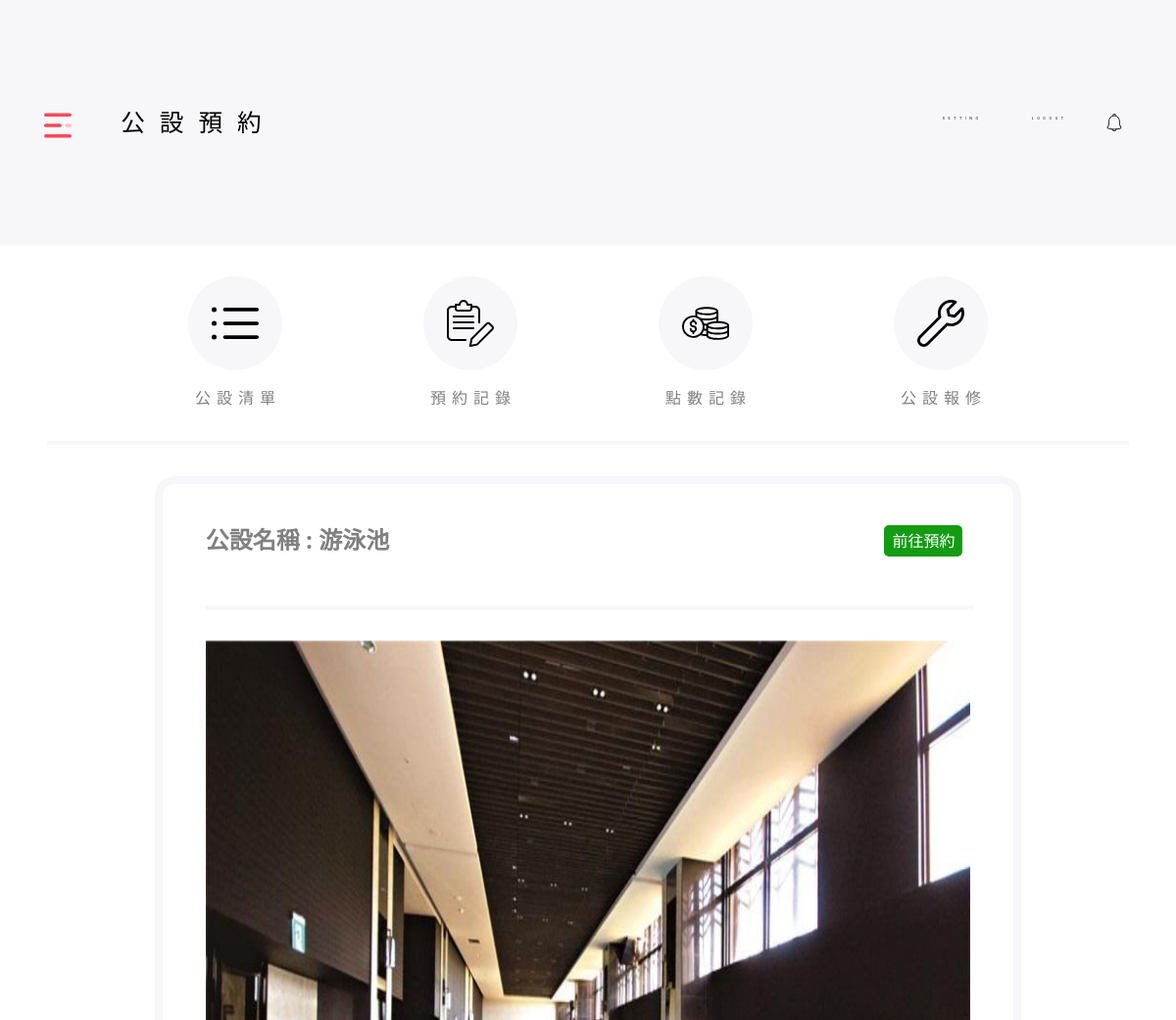
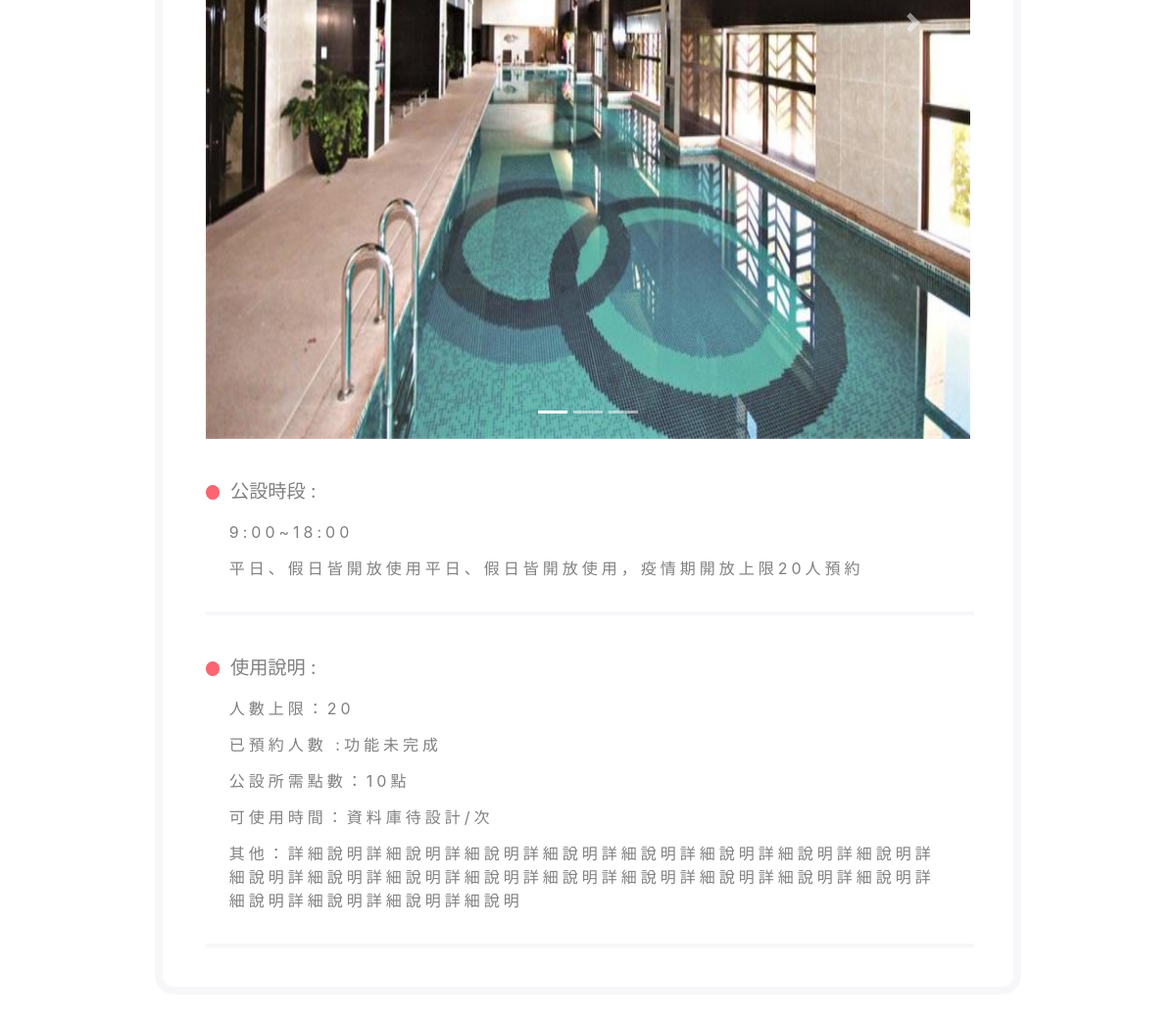
Page /home.php?page=facility&method=look&facility=1 (signed in) on the committed database (2 pictures, top to bottom).
### tables this page shows
CREATE TABLE `facilities` (
  `FACILITIES_ID` int(15) NOT NULL,
  `COMMUNITY_ID` int(5) NOT NULL,
  `FACILITIES_NAME` varchar(10) NOT NULL,
  `FACILITIES_INTRODUCTION` text NOT NULL,
  `FACILITIES_DESCRIPTION` text NOT NULL,
  `FACILITIES_PLACE` varchar(10) NOT NULL,
  `FACILITIES_OPEN_TIME` time(6) NOT NULL,
  `FACILITIES_CLOSE_TIME` time(6) NOT NULL,
  `FACILITIES_IMG1` varchar(255) NOT NULL,
  `FACILITIES_IMG2` varchar(255) DEFAULT NULL,
  `FACILITIES_IMG3` varchar(255) DEFAULT NULL,
  `FACILITIES_POINT` int(10) DEFAULT NULL,
  `FACILITIES_LIMIT` int(10) DEFAULT NULL
);

### auth.php (called while the page is built, shortened)
<?php
    if (!isset($_SESSION['auth'])) {
        header("location:index.html");
    }else{
        $auth = $_SESSION['auth'];
        $community = $_SESSION['community'];
    }
?>

### facility_detail.php (the view, shortened to what this page needs)
<?php
    $sql = "SELECT `FACILITIES_NAME`, `FACILITIES_INTRODUCTION`, `FACILITIES_DESCRIPTION`,
            `FACILITIES_PLACE`, HOUR(`FACILITIES_OPEN_TIME`), HOUR(`FACILITIES_CLOSE_TIME`),
            `FACILITIES_IMG1`, `FACILITIES_IMG2`, `FACILITIES_IMG3`, `FACILITIES_POINT`,
            `FACILITIES_LIMIT` FROM `facilities` WHERE ( `FACILITIES_ID` = ? AND `COMMUNITY_ID` = $community );";
    $statement = $conn->prepare($sql);
    $statement->execute(array($_GET['facility']));
    $row = $statement->fetch(PDO::FETCH_ASSOC);
?>
<link rel="stylesheet" href="https://stackpath.bootstrapcdn.com/bootstrap/4.5.0/css/bootstrap.min.css"
>
<link rel="stylesheet" href="css/facility_detail.css">
<div class="container">
    <div class="outside">
        <div class="head">
            <div class="name">
                <p>公設名稱 : <?=$row['FACILITIES_NAME']?></p>
            </div>
            <?php
                if ($auth == 5){
                    echo '<div class="name2"><a href="facility_reserve.php"><input class="go" style="" type="submit" value="前往預約"></a></div>';
                }
            ?>
        </div>
        <hr>
        <div id="carouselExampleIndicators" class="carousel slide" data-ride="carousel">
            <ol class="carousel-indicators">
                <li data-target="#carouselExampleIndicators" data-slide-to="0" class="active"></li>
                <li data-target="#carouselExampleIndicators" data-slide-to="1"></li>
                <li data-target="#carouselExampleIndicators" data-slide-to="2"></li>
            </ol>
            <div class="carousel-inner">
                <div class="carousel-item active">
                    <img class="d-block w-100" src="<?=$row['FACILITIES_IMG1']?>" alt="First slide">
                </div>
            </div>
            <a class="carousel-control-prev" href="#carouselExampleIndicators" role="button" data-slide="prev">
                <span class="carousel-control-prev-icon" aria-hidden="true"></span>
            </a>
            <a class="carousel-control-next" href="#carouselExampleIndicators" role="button" data-slide="next">
                <span class="carousel-control-next-icon" aria-hidden="true"></span>
            </a>
        </div>
        <p class="dot"><img src="img/circle.svg"> &nbsp公設時段 : </img></p>
        <div class="information">
            <p class="content"><?=$row['HOUR(`FACILITIES_OPEN_TIME`)']?>:00~<?=$row['HOUR(`FACILITIES_CLOSE_TIME`)']?>:00</p>
        </div>
        <div class="information">
            <p class="content"><?=$row['FACILITIES_INTRODUCTION']?></p>
        </div>
        <hr>
    </div>
    <div class="outside">
        <p class="dot"><img src="img/circle.svg"> &nbsp使用說明 : </img></p>
        <div class="information">
            <p class="content">人數上限：<?=$row['FACILITIES_LIMIT']?></p>
            <p class="content">已預約人數 :功能未完成</p>
            <p class="content">公設所需點數：<?=$row['FACILITIES_POINT']?>點</p>
            <p class="content">可使用時間：資料庫待設計/次</p>
            <p class="content">其他：<?=$row['FACILITIES_DESCRIPTION']?></p>
        </div>
        <hr>
    </div>
</div>

### home.php (shortened to what this page needs)
<?php
    include("auth.php");
    $conn = include("conn.php");
?>
<!DOCTYPE html>
<html lang="en">
<head>
    <link rel="stylesheet" href="css/home.css" type="text/css" />
</head>
<body>
    <?php
        @$page = $_GET["page"];
        @$method = $_GET["method"];
    ?>
    <div class="all">
        <?php require("header.php"); ?>
        <div class="main">
            <?php
            if ($auth <= 3){
                if ($page == "m_auth"){
                }
                else if ($page == "m_package"){
                }
                else if ($page == "facility"){
                    include("m_facility_header.php");
                    if ($method == "repair"){
                        include("m_fac_repair.php");
                    }
                    else if ($method == "detail"){
                        include("m_fac_repair_detail.php");
                    }
                    else if ($method == "display_booking"){
                        include("m_display_booking.php");
                    }
                    else if($method == "booking"){
                        include("m_fac_booking.php");
                    }
                    else if ($method == "add"){
                        include("m_fac_add.php");
                    }
                    else if ($method == "look"){
                        include("facility_detail.php");
                    }
                    else{
                        include("facilities.php");
                    }
                }
                else{
                }
            }
            else if ($auth >= 4){
                if($page == "householdid"){
                    if($auth == 4) {
                        include("test1.php");
                    }
                }
                else if ($page == "personal"){
                    include("personal.php");
                }
                else if ($page == "package"){
                }
                else if ($page == "facility"){
                    include("facility_header.php");
                    if ($method == "look"){
                        include("facility_detail.php");
                    }
                }
                else{
                    include("announcement.php");
                }
            }
        ?>
        </div>
    </div>
</body>
</html>

### header.php (shortened to what this page needs)
<?php
    if ($auth <= 4){
        if ($page == "m_auth"){
            $title = "權限管理";
        }
        else if ($page == "m_package"){
            $title = "包裹管理";
        }
        else if ($page == "facility"){
            $title = "公設管理";
        }
        else{
            $title = "公告管理";
        }
    }
    else if ($auth == 5){
        if ($page == "personal"){
            $title = "個人資訊";
        }
        else if ($page == "package"){
            $title = "我的包裹";
        }
        else if ($page == "facility"){
            $title = "公設預約";
        }
        else{
            $title = "社區公告";
        }
    }
?>
<header>
    <div class="sub">
        <div class="menu" onclick="toggle2()">
            <img src="img/menu.svg" alt="">
        </div>
        <div class="title">
            <span><?=$title?></span>
        </div>
    </div>
    <div class="func_wrap">
        <a href="#">setting</a>
        <a href="logout.php">logout</a>
        <img src="img/bell.svg" alt="">
    </div>
</header>

### facility_header.php
<link rel="stylesheet" href="css/m_facilities.css" type="text/css" />
<div class="act_wrap">
    <a href="home.php?page=facility">
        <div class="a_icon_circle">
            <img src="img/list.svg" alt="">
        </div>
    </a>
    <a href="home.php?page=facility&method=records">
        <div class="a_icon_circle">
            <img src="img/record.svg" alt="">
        </div>
    </a>
    <a href="home.php?page=facility&method=point">
        <div class="a_icon_circle">
            <img src="img/dollar.svg" alt="">
        </div>
    </a>
    <a href="home.php?page=facility&method=repair_add">
        <div class="a_icon_circle">
            <img src="img/fix.svg" alt="">
        </div>
    </a>
    <div class="item_text">
        <a href="home.php?page=facility">公設清單</a>
        <a href="home.php?page=facility&method=records">預約記錄</a>
        <a href="home.php?page=facility&method=point">點數記錄</a>
        <a href="home.php?page=facility&method=repair_add">公設報修</a>
    </div>
    <hr>
</div>

### css/home.css (style rules this page uses)
* { padding: 0px; margin: 0px; list-style: none; }
html { height: 100%; }
header { width: 100%; height: 12vh; background-color: #f7f7fa; display: flex !important; align-items: center; padding: 0 20px; box-sizing: border-box; justify-content: space-between; }
header img { width: 20px; height: 20px; margin: 0 5px; }
.all { width: 100%; height: 100%; }
.title { display: flex; align-items: center; letter-spacing: 7px; text-indent: 7px; padding: 0 10px; font-size: 1em; }
.main { height: 88vh; overflow-y: auto; padding: 1.5em 2em; box-sizing: border-box; }
.func_wrap { display: flex; }
.sub { width: 50%; display: flex; }
.func_wrap { display: none; }
@media screen and (min-width: 768px) { header { font-size: 2.2rem; padding: 0 40px; } }
@media screen and (min-width: 768px) { .menu img { width: 33px; height: 33px; } }
@media screen and (min-width: 768px) { .title span { letter-spacing: 15px; text-indent: 15px; } }
@media screen and (min-width: 768px) { .title { padding: 0 30px; } }
@media screen and (min-width: 768px) { .func_wrap { display: flex; } }
@media screen and (min-width: 768px) { .func_wrap a { display: inline-block; text-decoration: none; font-size: .1em; text-transform: uppercase; letter-spacing: 1em; padding: 3px 8px; margin: 0 5em; color: black; } }
@media screen and (min-width: 768px) { .func_wrap img { width: 0.5em; height: 0.5em; margin: 0 .4em; } }
@media screen and (min-width: 768px) { .menu img { width: .8em; height: .8em; } }
@media screen and (min-width: 768px) { .title span { font-size: .7em; } }
@media screen and (min-width: 768px) { .main { padding: 2em 3em; box-sizing: border-box; } }
.title span { color: black !important; }

### css/m_facilities.css (style rules this page uses)
* { color: #808080; text-decoration: none; }
.act_wrap { width: 100%; display: flex; justify-content: space-evenly; flex-wrap: wrap; }
.act_wrap img { width: 3em; height: 3em; }
.a_icon_circle { width: 6em; height: 6em; border-radius: 50%; background-color: #f7f7fa; display: grid; place-items: center; }
.item_text { width: 100%; display: flex; justify-content: space-evenly; margin-top: 1em; }
.item_text a { display: inline-block; width: 6em; text-align: center; letter-spacing: 6px; text-indent: 6px; }
hr { width: 100%; border: 2px solid #f7f7fa; background-color: #f7f7fa; margin-top: 2em; }

### css/facility_detail.css (style rules this page uses)
.d-block { width: 80%; height: 40vh !important; margin: auto; margin-top: 1em; }
.carousel { z-index: -1; }
.act_wrap { width: 100%; display: flex; justify-content: space-evenly; flex-wrap: wrap; }
.act_wrap img { width: 3em; height: 3em; }
.a_icon_circle { width: 6em; height: 6em; border-radius: 50%; background-color: #f7f7fa; display: grid; place-items: center; }
.item_text { width: 100%; display: flex; justify-content: space-evenly; margin-top: 1em; }
.item_text a { display: inline-block; width: 6em; text-align: center; letter-spacing: 6px; text-indent: 6px; color: #808080; }
hr { width: 100%; border: 2px solid #f7f7fa; background-color: #f7f7fa; margin-top: 2em; }
.outside { width: 90%; margin: auto; }
.name { display: flex; flex-wrap: wrap; justify-content: space-evenly; align-items: center; font-weight: bold; }
.head { width: 99%; display: flex; justify-content: space-between; align-items: center; padding: 1em 0; }
.container { width: 80%; margin: auto; padding: 1.5em 0; border: 8px solid #f7f7fa; border-radius: 20px; margin-top: 1em; color: #808080; margin-bottom: 3em; }
.name p { font-size: 1.5em; margin-bottom: 0; }
.dot { width: 100%; font-size: 1.2em; list-style: circle; margin-top: 2em; }
.content { font-size: 1.2em; list-style: circle; letter-spacing: 4px; font-size: 1em; }
.information { width: 43%; margin: 0.1em 0; padding: 0 1.5em; }
.outside img { width: .75em; height: .75em; }
.information p { margin: .8em 0; }
.go { width: 5em; height: 2em; color: white; background-color: rgb(19, 156, 19); border: 0px; border-radius: 5px; font-size: 1em; }
.information { width: 100%; }

### rows in the picture
facilities: FACILITIES_NAME "游泳池", FACILITIES_IMG1 (picture), FACILITIES_INTRODUCTION "平日、假日皆開放使用平日、假日皆開放使用，疫情期開放上限20人預約", FACILITIES_LIMIT "20", FACILITIES_POINT "10", FACILITIES_DESCRIPTION "詳細說明詳細說明詳細說明詳細說明詳細說明詳細說明詳細說明詳細說明詳細說明詳細說明詳細說明詳細說明詳細說明詳細說明詳細說明詳細說明詳細說明詳細說明詳細說明詳細說明詳細說明"

### other values in the picture
$title "公設預約"
$row['HOUR(`FACILITIES_OPEN_TIME`)'] "9"
$row['HOUR(`FACILITIES_CLOSE_TIME`)'] "18"
